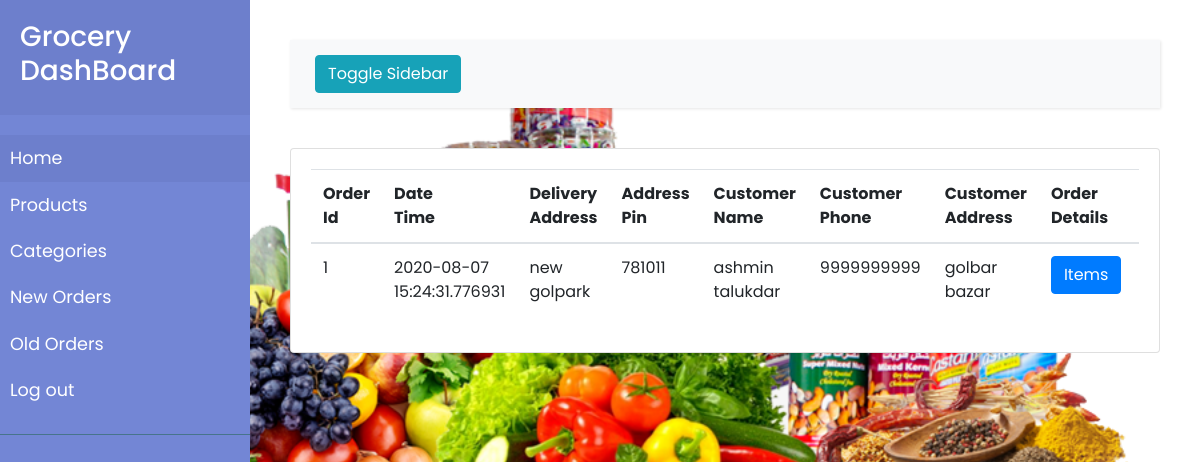
/old_orders (signed in), run on an earlier commit of the app's database.
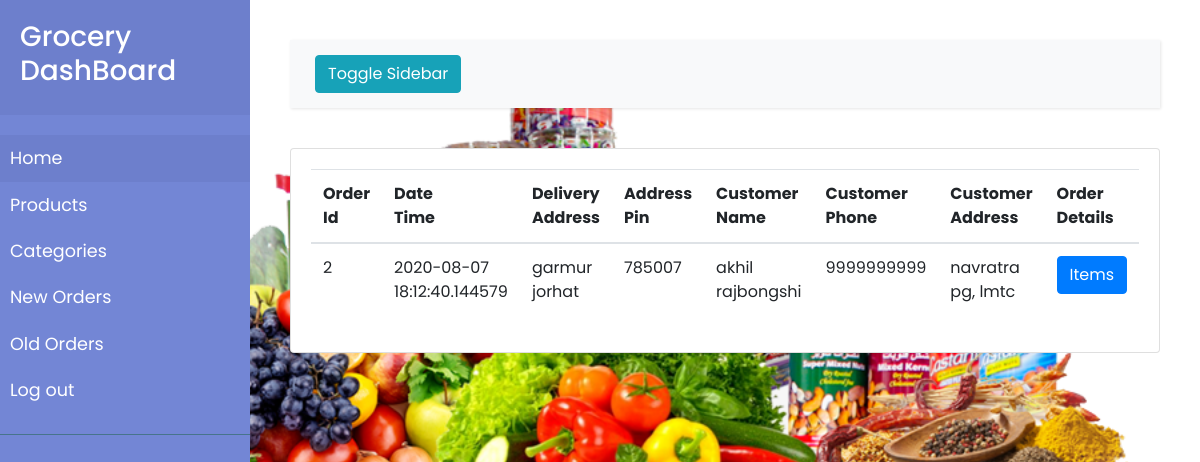
And on a later commit of the database.
### app/models.py (models this page shows, shortened)
class PlacedOrder(db.Model):
  __tablename__ = "placed_order"
  id = db.Column(db.Integer, primary_key=True)
  time_placed = db.Column(db.DateTime,unique=True, nullable = True,default=datetime.utcnow)
  details = db.Column(db.Text,nullable=True)
  delivery_address = db.Column(db.Text,nullable=False)
  customer_name = db.Column(db.String(128), nullable=False)
  customer_contact_phone = db.Column(db.String(10), nullable=False)
  customer_address = db.Column(db.Text, nullable=False)
  customer_address_pin = db.Column(db.String(6),nullable=False)
  order_status_id =  db.Column(db.Integer,db.ForeignKey('order_status.id'),nullable=False)
  ref_items = db.relationship('OrderedItem',cascade="all,delete", backref='items', lazy=True)

### app/main/views.py (the view, shortened to what this page needs)
@main.route('/old_orders', methods=['GET', 'POST'])
@login_required
def old_orders():
  orders = PlacedOrder.query.join(OrderStatus, PlacedOrder.order_status_id == OrderStatus.id).\
    filter(OrderStatus.status_catalog_id == StatusCatalog.old_id().id).all()
  delete_form = DeleteOrder()
  return render_template('old_orders.html',orders = orders, delete_form = delete_form)

### app/models.py (called while the page is built)
@login_manager.user_loader
def load_user(user_id):
    return Admin.query.get(int(user_id))

  @staticmethod
  def old_id():
    return StatusCatalog.query.filter_by(status_name = "delivered").first()

### app/templates/old_orders.html (shortened to what this page needs)
{% extends "dashboard_base.html" %}
{% import "bootstrap/wtf.html" as wtf %}
{% block  content%}
<div class="card">
  <div class="card-body">
    <div class="table-responsive">
      <table class="table order_table">
        <thead>
          <tr>
            <th scope="col">Order<br>Id</th>
            <th scope="col">Date <br> Time</th>
            <th scope="col">Delivery <br>Address</th>
            <th scope="col">Address<br>Pin</th>
            <th scope="col">Customer <br>Name</th>
            <th scope="col">Customer <br>Phone</th>
            <th scope="col">Customer <br>Address</th>
            <th scope="col">Order<br>Details</th>
            <th scope="col">Action</th>
          </tr>
        </thead>
        <tbody>
          {% for order in orders %}
            <tr>
              <td scope="row" name="id">{{order.id}}</td>
              <td>{{order.time_placed}}</td>
              <td>{{order.delivery_address}}</td>
              <td>{{order.customer_address_pin}}</td>
              <td>{{order.customer_name}}</td>
              <td>{{order.customer_contact_phone}}</td>
              <td>{{order.customer_address}}</td>
              <td><button type="button" class="btn btn-primary view_button" data-toggle="modal" data-target="#order_items_model" >Items</button></td>
              <td><button type="button" class="btn btn-warning delete_button" data-toggle="modal" data-target="#delete_model" >Delete</button></td>
            </tr>
          {% endfor %}
        </tbody>
      </table>
    </div>
  </div>
</div>
{% endblock %}

### app/templates/dashboard_base.html (shortened to what this page needs)
{% extends "base.html" %}
{% block head %}
  {{super()}}
{% endblock %}
{% block  body%}
<div class="wrapper">
  <nav id="sidebar">
      <div class="sidebar-header">
          <h3>Grocery DashBoard</h3>
      </div>
      <ul class="list-unstyled components">
          <li class="active">
              <a href="{{url_for('main.dashboard')}}" aria-expanded="false">Home</a>
          </li>
          <li>
              <a href="{{url_for('main.products')}}">Products</a>
          </li>
          <li>
            <a href="{{url_for('main.categories')}}">Categories</a>
          </li>
          <li>
            <a href="{{url_for('main.orders')}}">New Orders</a>
          </li>
          <li>
            <a href="{{url_for('main.old_orders')}}">Old Orders</a>
          </li>
          <li>
            <a href="{{url_for('main.logout')}}">Log out</a>
          </li>
      </ul>
  </nav>
  <div id="content">
      <nav class="navbar navbar-expand-lg navbar-light bg-light">
          <div class="container-fluid">
              <button type="button" id="sidebarCollapse" class="btn btn-info">
                  <span>Toggle Sidebar</span>
              </button>
          </div>
      </nav>
      {% block content %}
      {% endblock %}
  </div>
</div>
{% endblock %}

### app/templates/base.html (shortened to what this page needs)
<!DOCTYPE html>
<html lang="en">
<head>
  {% block head %}
  <link rel="stylesheet" href="https://stackpath.bootstrapcdn.com/bootstrap/4.3.1/css/bootstrap.min.css"
>
    <link rel="stylesheet" href="{{ url_for('static', filename='dashboard_style.css') }}">
    <link rel="stylesheet" href="https://cdnjs.cloudflare.com/ajax/libs/malihu-custom-scrollbar-plugin/3.1.5/jquery.mCustomScrollbar.min.css">
  {% endblock %}
</head>
<body>
  {% block  body%}
  {% endblock %}
</body>
</html>

### app/static/dashboard_style.css (style rules this page uses)
body { font-family: 'Poppins', sans-serif; background-image: url("./background_images/main_bg.png"); -webkit-background-size: cover; -moz-background-size: cover; -o-background-size: cover; background-size: cover; }
a, a:hover, a:focus { color: inherit; text-decoration: none; transition: all 0.3s; }
.navbar { padding: 15px 10px; background: #fff; border: none; border-radius: 0; margin-bottom: 40px; box-shadow: 1px 1px 3px rgba(0, 0, 0, 0.1); }
.wrapper { display: flex; width: 100%; }
#sidebar { width: 250px; position: fixed; top: 0; left: 0; height: 100vh; z-index: 999; background: #7386D5; color: #fff; transition: all 0.3s; }
#sidebar .sidebar-header { padding: 20px; background: #6d7fcc; }
#sidebar ul.components { padding: 20px 0; border-bottom: 1px solid #47748b; }
#sidebar ul li a { padding: 10px; font-size: 1.1em; display: block; }
#sidebar ul li.active>a, a[aria-expanded="true"] { color: #fff; background: #6d7fcc; }
#content { width: calc(100% - 250px); padding: 40px; min-height: 100vh; transition: all 0.3s; position: absolute; top: 0; right: 0; }

What changed in the data, as far as the page shows it:
removed PlacedOrder: id "1", time_placed "2020-08-07 15:24:31.776931", delivery_address "new golpark", customer_address_pin "781011", customer_name "ashmin talukdar", customer_contact_phone "9999999999", customer_address "golbar bazar"
now on this page (row edited): PlacedOrder: id "2", time_placed "2020-08-07 18:12:40.144579", delivery_address "garmur jorhat", customer_address_pin "785007", customer_name "akhil rajbongshi", customer_contact_phone "9999999999", customer_address "navratra pg, lmtc"
